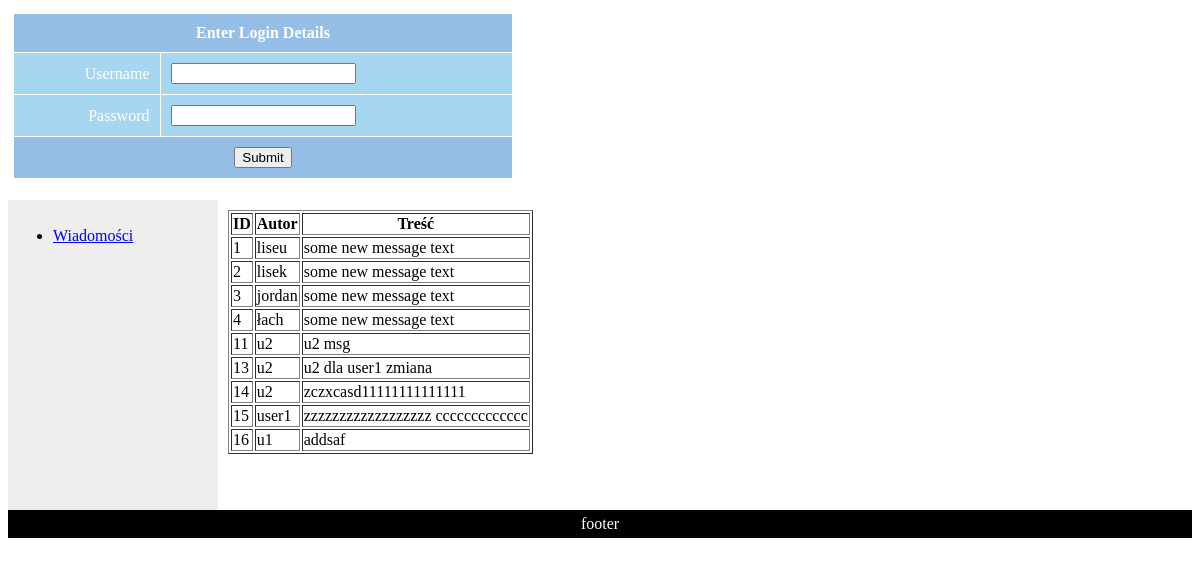
The app's page /?action=messages with its own data.
### tables this page shows
CREATE TABLE IF NOT EXISTS `messages` (
`id` int(11) NOT NULL,
  `message` varchar(255) NOT NULL,
  `owner` varchar(50) NOT NULL
);

### backend/messageRepository.php (called while the page is built, shortened)
<?php
    class messageRepository{
      public function getMessages(){
        return mysql_query("select * from messages");
      }
    }
?>

### ui/messages.php (the view)
<table border="1">
    <tr>
        <th>ID</th>
        <th>Autor</th>
        <th>Treść</th>
    </tr>
    <?php
        include_once('backend/messageRepository.php');
        $msgRepo = new messageRepository();
        $rows = $msgRepo -> getMessages();
        while($row = mysql_fetch_assoc($rows)){
            echo "<tr><td>".$row["id"]."</td><td>".$row["owner"]."</td><td>".$row["message"]."</td></tr>";
        }
    ?>
</table>

### index.php (shortened to what this page needs)
<html>
    <head>
    <link rel="stylesheet" type="text/css" href="style/styles.css" />
    </head>
    <body>
        <div id="header" class="header">
            <?php include('ui/login.php'); ?>
        </div>
        <div id="nav" class="nav">
			<ul>
			    <li><a href="?action=messages">Wiadomości</a></li>
			</ul>
		</div>
        <div id="section" class="section">
            <?php
                if(isset($_GET["action"])){
                    if($_GET["action"] == "newMessage")
                        include("ui/newMessage.php");
                    else if($_GET["action"] == "messages")
                        include("ui/messages.php");
                }
            ?>
        </div>
        <div id="footer" class="footer">footer</div>
    </body>
</html>

### ui/login.php (shortened to what this page needs)
<?php
if(!isset($_SESSION["name"])){ ?>
<form method="get" action="backend/login.php">
	<table border="0" cellpadding="10" cellspacing="1" width="500">
		<tr class="tableheader">
			<td align="center" colspan="2">Enter Login Details</td>
		</tr>
		<tr class="tablerow">
			<td align="right">Username</td>
			<td><input type="text" name="userName"></td>
		</tr>
		<tr class="tablerow">
			<td align="right">Password</td>
			<td><input type="password" name="password"></td>
		</tr>
		<tr class="tableheader">
			<td align="center" colspan="2"><input type="submit" name="submit" value="Submit"></td>
		</tr>
	</table>
</form>
<?php }  ?>

### style/styles.css (style rules this page uses)
#header { color:white; text-align:center; padding:5px; }
#nav { line-height:30px; background-color:#eeeeee; height:300px; width:200px; float:left; padding:5px; }
#section { width:350px; float:left; padding:10px; }
#footer { background-color:black; color:white; clear:both; text-align:center; padding:5px; }
.tableheader { background-color: #95BEE6; color:white; font-weight:bold; }
.tablerow { background-color: #A7D6F1; color:white; }

### records on screen
messages: id "1", owner "liseu", message "some new message text"
messages: id "2", owner "lisek", message "some new message text"
messages: id "3", owner "jordan", message "some new message text"
messages: id "4", owner "łach", message "some new message text"
messages: id "11", owner "u2", message "u2 msg"
messages: id "13", owner "u2", message "u2 dla user1 zmiana"
messages: id "14", owner "u2", message "zczxcasd11111111111111"
messages: id "15", owner "user1", message "zzzzzzzzzzzzzzzzzz ccccccccccccc"
messages: id "16", owner "u1", message "addsaf"
